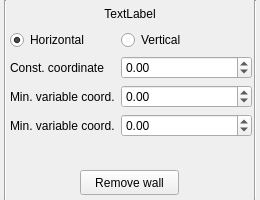
<?xml version="1.0" encoding="UTF-8"?>
<ui version="4.0">
 <class>WallWidget</class>
 <widget class="QWidget" name="WallWidget">
  <property name="geometry">
   <rect>
    <x>0</x>
    <y>0</y>
    <width>260</width>
    <height>200</height>
   </rect>
  </property>
  <property name="windowTitle">
   <string>Form</string>
  </property>
  <widget class="QLabel" name="title">
   <property name="geometry">
    <rect>
     <x>50</x>
     <y>5</y>
     <width>160</width>
     <height>17</height>
    </rect>
   </property>
   <property name="text">
    <string>TextLabel</string>
   </property>
   <property name="alignment">
    <set>Qt::AlignCenter</set>
   </property>
  </widget>
  <widget class="QWidget" name="formLayoutWidget">
   <property name="geometry">
    <rect>
     <x>10</x>
     <y>30</y>
     <width>242</width>
     <height>131</height>
    </rect>
   </property>
   <layout class="QFormLayout" name="formLayout">
    <item row="1" column="0">
     <widget class="QLabel" name="label_2">
      <property name="text">
       <string>Const. coordinate</string>
      </property>
     </widget>
    </item>
    <item row="1" column="1">
     <widget class="QDoubleSpinBox" name="a">
      <property name="minimum">
       <double>-2.500000000000000</double>
      </property>
      <property name="maximum">
       <double>2.500000000000000</double>
      </property>
      <property name="singleStep">
       <double>0.100000000000000</double>
      </property>
     </widget>
    </item>
    <item row="2" column="0">
     <widget class="QLabel" name="label_3">
      <property name="text">
       <string>Min. variable coord.</string>
      </property>
     </widget>
    </item>
    <item row="3" column="0">
     <widget class="QLabel" name="label_4">
      <property name="text">
       <string>Min. variable coord.</string>
      </property>
     </widget>
    </item>
    <item row="3" column="1">
     <widget class="QDoubleSpinBox" name="max_b">
      <property name="minimum">
       <double>-2.500000000000000</double>
      </property>
      <property name="maximum">
       <double>2.500000000000000</double>
      </property>
      <property name="singleStep">
       <double>0.100000000000000</double>
      </property>
     </widget>
    </item>
    <item row="2" column="1">
     <widget class="QDoubleSpinBox" name="min_b">
      <property name="minimum">
       <double>-2.500000000000000</double>
      </property>
      <property name="maximum">
       <double>2.500000000000000</double>
      </property>
      <property name="singleStep">
       <double>0.100000000000000</double>
      </property>
      <property name="value">
       <double>0.000000000000000</double>
      </property>
     </widget>
    </item>
    <item row="0" column="0">
     <widget class="QRadioButton" name="horizontalButton">
      <property name="text">
       <string>Horizontal</string>
      </property>
      <property name="checked">
       <bool>true</bool>
      </property>
     </widget>
    </item>
    <item row="0" column="1">
     <widget class="QRadioButton" name="verticalButton">
      <property name="text">
       <string>Vertical</string>
      </property>
     </widget>
    </item>
   </layout>
  </widget>
  <widget class="QPushButton" name="removeButton">
   <property name="geometry">
    <rect>
     <x>80</x>
     <y>170</y>
     <width>99</width>
     <height>25</height>
    </rect>
   </property>
   <property name="text">
    <string>Remove wall</string>
   </property>
  </widget>
  <widget class="Line" name="line_2">
   <property name="geometry">
    <rect>
     <x>0</x>
     <y>0</y>
     <width>10</width>
     <height>200</height>
    </rect>
   </property>
   <property name="sizePolicy">
    <sizepolicy hsizetype="Fixed" vsizetype="Maximum">
     <horstretch>0</horstretch>
     <verstretch>0</verstretch>
    </sizepolicy>
   </property>
   <property name="orientation">
    <enum>Qt::Vertical</enum>
   </property>
  </widget>
  <widget class="Line" name="line_3">
   <property name="geometry">
    <rect>
     <x>250</x>
     <y>0</y>
     <width>10</width>
     <height>200</height>
    </rect>
   </property>
   <property name="sizePolicy">
    <sizepolicy hsizetype="Fixed" vsizetype="Maximum">
     <horstretch>0</horstretch>
     <verstretch>0</verstretch>
    </sizepolicy>
   </property>
   <property name="orientation">
    <enum>Qt::Vertical</enum>
   </property>
  </widget>
 </widget>
 <resources/>
 <connections/>
</ui>
